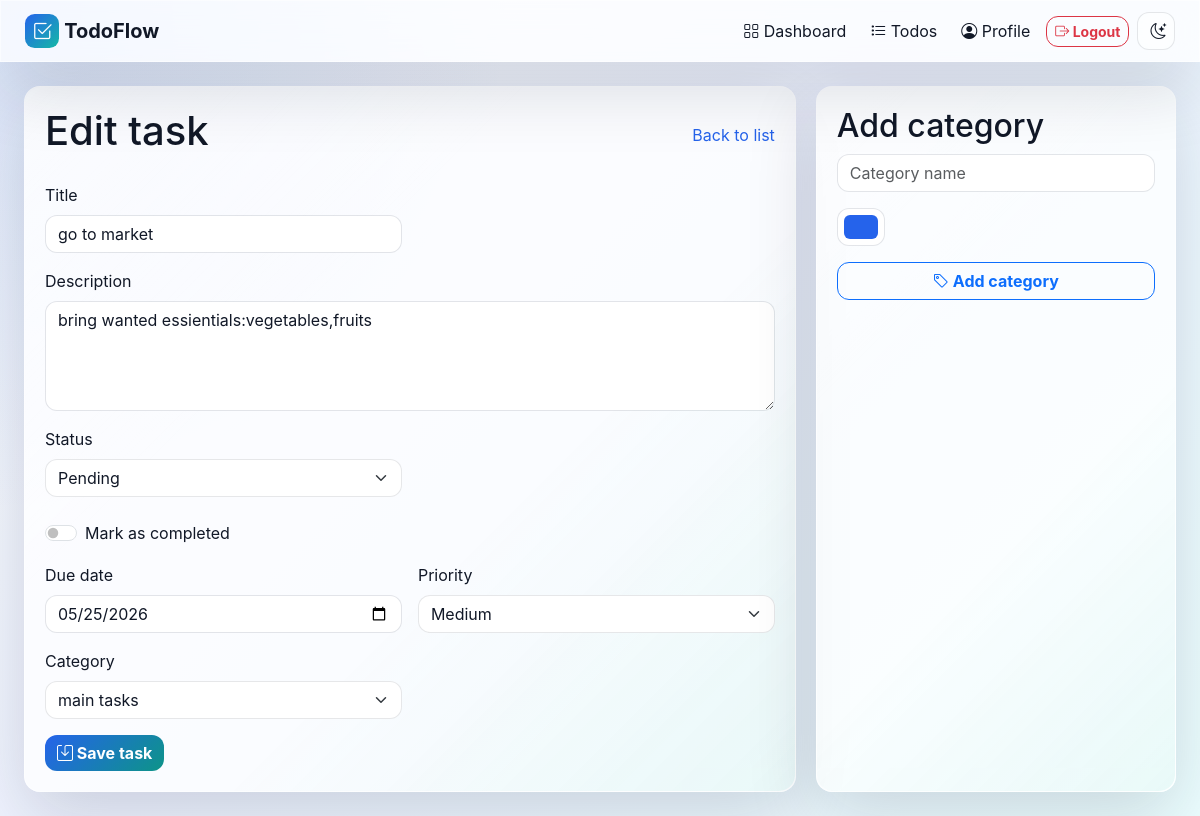
Page /todos/2/edit/ (signed in) on the committed database.
### todo/models.py (models this page shows, shortened)
class TodoTask(models.Model):
    class Status(models.TextChoices):
        PENDING = "pending", "Pending"
        IN_PROGRESS = "in_progress", "In progress"
        COMPLETED = "completed", "Completed"
    user = models.ForeignKey(settings.AUTH_USER_MODEL, on_delete=models.CASCADE, related_name="todos")
    title = models.CharField(max_length=160)
    description = models.TextField(blank=True)
    status = models.CharField(max_length=20, choices=Status.choices, default=Status.PENDING)
    completed = models.BooleanField(default=False)
    due_date = models.DateField(blank=True, null=True)
    priority = models.ForeignKey(Priority, on_delete=models.SET_NULL, null=True, blank=True, related_name="tasks")
    category = models.ForeignKey(Category, on_delete=models.SET_NULL, null=True, blank=True, related_name="tasks")
    created_at = models.DateTimeField(auto_now_add=True)
    updated_at = models.DateTimeField(auto_now=True)
    class Meta:
        ordering = ("completed", "due_date", "-created_at")
        indexes = [
            models.Index(fields=["user", "completed"]),
            models.Index(fields=["user", "status"]),
            models.Index(fields=["due_date"]),
        ]

### todo/views.py (the view)
# urls.py: path("<int:pk>/edit/", views.todo_update, name="update"),
@login_required
def todo_update(request, pk):
    task = get_object_or_404(TodoTask, pk=pk, user=request.user)
    form = TodoTaskForm(request.POST or None, instance=task, user=request.user)
    if request.method == "POST" and form.is_valid():
        task = form.save()
        log_activity(request.user, "updated a task", task)
        messages.success(request, "Task updated successfully.")
        return redirect("todo:list")
    return render(request, "todo/todo_form.html", {"form": form, "category_form": CategoryForm(), "task": task, "page_title": "Edit task"})

### todo/forms.py (shortened to what this page needs)
class TodoTaskForm(forms.ModelForm):
    class Meta:
        model = TodoTask
        fields = ("title", "description", "status", "completed", "due_date", "priority", "category")
        widgets = {
            "title": forms.TextInput(attrs={"placeholder": "Task title"}),
            "description": forms.Textarea(attrs={"rows": 4, "placeholder": "Add helpful context"}),
            "due_date": forms.DateInput(attrs={"type": "date"}),
        }
    def __init__(self, *args, **kwargs):
        self.user = kwargs.pop("user")
        super().__init__(*args, **kwargs)
        self.fields["category"].queryset = Category.objects.filter(user=self.user)
        for field in self.fields.values():
            if isinstance(field.widget, forms.CheckboxInput):
                field.widget.attrs["class"] = "form-check-input"
            elif isinstance(field.widget, forms.Select):
                field.widget.attrs["class"] = "form-select"
            else:
                field.widget.attrs["class"] = "form-control"

class CategoryForm(forms.ModelForm):
    class Meta:
        model = Category
        fields = ("name", "color")
        widgets = {
            "name": forms.TextInput(attrs={"class": "form-control", "placeholder": "Category name"}),
            "color": forms.TextInput(attrs={"class": "form-control form-control-color", "type": "color"}),
        }

### todo/models.py (called while the page is built)
    def __str__(self):
        return self.name

    def __str__(self):
        return self.name

### Templates/todo/todo_form.html (shortened to what this page needs)
{% extends "base.html" %}
{% block content %}
<div class="content-grid">
    <section class="panel slide-up">
        <div class="section-title"><h1>{{ page_title }}</h1><a href="{% url 'todo:list' %}">Back to list</a></div>
        <form method="post" novalidate class="row g-3">
            {% for field in form %}
                <div class="{% if field.name == 'description' %}col-12{% elif field.name == 'completed' %}col-12{% else %}col-md-6{% endif %}">
                    {% if field.name == 'completed' %}
                        <div class="form-check form-switch mt-2">{{ field }} <label class="form-check-label" for="{{ field.id_for_label }}">Mark as completed</label></div>
                    {% else %}
                        <label class="form-label" for="{{ field.id_for_label }}">{{ field.label }}</label>
                        {{ field }}
                    {% endif %}
                </div>
            {% endfor %}
            <div class="col-12"><button class="btn btn-primary" type="submit"><i class="bi bi-save"></i> Save task</button></div>
        </form>
    </section>
    <aside class="panel">
        <h2>Add category</h2>
        <form method="post" action="{% url 'todo:category_create' %}" class="row g-3">
            <div class="col-12">{{ category_form.name }}</div>
            <div class="col-12">{{ category_form.color }}</div>
            <div class="col-12"><button class="btn btn-outline-primary w-100" type="submit"><i class="bi bi-tag"></i> Add category</button></div>
        </form>
    </aside>
</div>
{% endblock %}

### static/css/app.css (style rules this page uses)
:root { --bg: #f5f7fb; --surface: rgba(255, 255, 255, .86); --surface-strong: #ffffff; --text: #111827; --muted: #6b7280; --border: rgba(17, 24, 39, .1); --primary: #2563eb; --primary-2: #14b8a6; --shadow: 0 18px 50px rgba(15, 23, 42, .12); --glass-highlight: rgba(255, 255, 255, .72); --glass-shadow: 0 24px 70px rgba(15, 23, 42, .16); }
body { min-height: 100vh; background: radial-gradient(circle at top left, rgba(37, 99, 235, .14), transparent 32rem), linear-gradient(135deg, #f8fafc 0%, #eef2ff 46%, #ecfeff 100%); color: var(--text); font-family: Inter, ui-sans-serif, system-ui, -apple-system, BlinkMacSystemFont, "Segoe UI", sans-serif; transition: background .35s ease, color .25s ease; overflow-x: hidden; }
a { color: var(--primary); text-decoration: none; }
.navbar-brand, .nav-link, h1, h2, h3 { color: var(--text); }
.slide-up { animation: slideUp .5s cubic-bezier(.22, 1, .36, 1) both; }
.btn { border-radius: .75rem; font-weight: 700; transition: transform .2s ease, box-shadow .2s ease; }
.btn-primary { background: linear-gradient(135deg, var(--primary), #0d9488); border: 0; }
.hero-panel, .panel, .auth-card, .side-panel, .stat-card, .todo-card, .filter-bar { background: var(--surface); border: 1px solid var(--border); box-shadow: var(--glass-shadow); backdrop-filter: blur(22px) saturate(145%); -webkit-backdrop-filter: blur(22px) saturate(145%); border-radius: 1rem; position: relative; overflow: hidden; transition: transform .24s ease, box-shadow .24s ease, border-color .24s ease, background .25s ease; }
.hero-panel::before, .panel::before, .auth-card::before, .side-panel::before, .stat-card::before, .todo-card::before, .filter-bar::before { content: ""; position: absolute; inset: 0; pointer-events: none; border-radius: inherit; background: linear-gradient(135deg, var(--glass-highlight), transparent 34%), linear-gradient(315deg, rgba(20, 184, 166, .12), transparent 40%); opacity: .6; }
.hero-panel > *, .panel > *, .auth-card > *, .side-panel > *, .stat-card > *, .todo-card > *, .filter-bar > * { position: relative; z-index: 1; }
.form-control, .form-select { border-radius: .75rem; border-color: var(--border); background-color: var(--surface-strong); color: var(--text); transition: border-color .2s ease, box-shadow .2s ease, transform .2s ease, background .2s ease; }
.page-heading, .section-title { display: flex; justify-content: space-between; align-items: center; gap: 1rem; margin-bottom: 1.25rem; }
.content-grid { display: grid; grid-template-columns: minmax(0, 1.5fr) minmax(280px, .7fr); gap: 1.25rem; }
.panel, .side-panel { padding: 1.25rem; }
.reveal-item { animation: riseIn .58s cubic-bezier(.22, 1, .36, 1) both; animation-delay: var(--delay, 0ms); }

### Templates/base.html (style rules this page uses)
.app-navbar, .hero-panel, .panel, .auth-card, .side-panel, .stat-card, .todo-card, .filter-bar { background: rgba(255,255,255,.72) !important; border: 1px solid rgba(255,255,255,.5) !important; box-shadow: 0 24px 70px rgba(15,23,42,.16) !important; backdrop-filter: blur(22px) saturate(145%); -webkit-backdrop-filter: blur(22px) saturate(145%); }
.todo-card, .stat-card, .panel, .auth-card { animation: criticalRise .5s ease both; }

### rows in the picture
TodoTask: form "go to market" "bring wanted essientials:vegetables,fruits" "Pending" "05/25/2026" "Medium" "main tasks"

### other values in the picture
{{ page_title }} "Edit task"
{{ field.label }} "Title" "Description" "Status" "Due date" "Priority" "Category"
